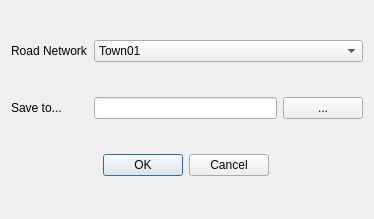
<?xml version="1.0" encoding="UTF-8"?>
<ui version="4.0">
 <class>Dialog</class>
 <widget class="QDialog" name="Dialog">
  <property name="geometry">
   <rect>
    <x>0</x>
    <y>0</y>
    <width>374</width>
    <height>219</height>
   </rect>
  </property>
  <property name="windowTitle">
   <string>Export XOSC</string>
  </property>
  <layout class="QGridLayout" name="gridLayout">
   <item row="0" column="1" colspan="2">
    <widget class="QComboBox" name="mapSelection">
     <item>
      <property name="text">
       <string>Town01</string>
      </property>
     </item>
     <item>
      <property name="text">
       <string>Town02</string>
      </property>
     </item>
     <item>
      <property name="text">
       <string>Town03</string>
      </property>
     </item>
     <item>
      <property name="text">
       <string>Town04</string>
      </property>
     </item>
     <item>
      <property name="text">
       <string>Town05</string>
      </property>
     </item>
     <item>
      <property name="text">
       <string>Town06</string>
      </property>
     </item>
     <item>
      <property name="text">
       <string>Town07</string>
      </property>
     </item>
     <item>
      <property name="text">
       <string>Town10HD</string>
      </property>
     </item>
    </widget>
   </item>
   <item row="3" column="1">
    <widget class="QDialogButtonBox" name="buttonBox">
     <property name="orientation">
      <enum>Qt::Horizontal</enum>
     </property>
     <property name="standardButtons">
      <set>QDialogButtonBox::Cancel|QDialogButtonBox::Ok</set>
     </property>
     <property name="centerButtons">
      <bool>true</bool>
     </property>
    </widget>
   </item>
   <item row="1" column="0">
    <widget class="QLabel" name="selectPath_Label">
     <property name="text">
      <string>Save to...</string>
     </property>
    </widget>
   </item>
   <item row="1" column="2">
    <widget class="QPushButton" name="selectPath_Button">
     <property name="text">
      <string>...</string>
     </property>
    </widget>
   </item>
   <item row="1" column="1">
    <widget class="QLineEdit" name="selectPath"/>
   </item>
   <item row="0" column="0">
    <widget class="QLabel" name="mapSelection_Label">
     <property name="text">
      <string>Road Network</string>
     </property>
    </widget>
   </item>
  </layout>
 </widget>
 <resources/>
 <connections>
  <connection>
   <sender>buttonBox</sender>
   <signal>accepted()</signal>
   <receiver>Dialog</receiver>
   <slot>accept()</slot>
   <hints>
    <hint type="sourcelabel">
     <x>174</x>
     <y>150</y>
    </hint>
    <hint type="destinationlabel">
     <x>157</x>
     <y>169</y>
    </hint>
   </hints>
  </connection>
  <connection>
   <sender>buttonBox</sender>
   <signal>rejected()</signal>
   <receiver>Dialog</receiver>
   <slot>reject()</slot>
   <hints>
    <hint type="sourcelabel">
     <x>174</x>
     <y>150</y>
    </hint>
    <hint type="destinationlabel">
     <x>286</x>
     <y>169</y>
    </hint>
   </hints>
  </connection>
 </connections>
</ui>
